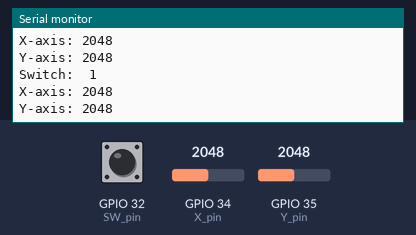
Simulated run of this sketch. Board: ESP32. Parts: the last lines printed to the serial monitor. The test bench sets the inputs (shaded band); at power-on: GPIO 34 (X_pin) = 2048, GPIO 35 (Y_pin) = 2048, GPIO 32 (SW_pin) HIGH.

Above: at 1.3 s.
1.4 s: GPIO 34 (X_pin) set to 2866
At 1.9 s:
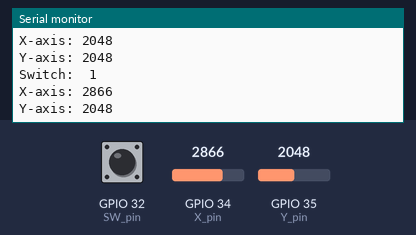
2.9 s: GPIO 35 (Y_pin) set to 2866
At 3.4 s:
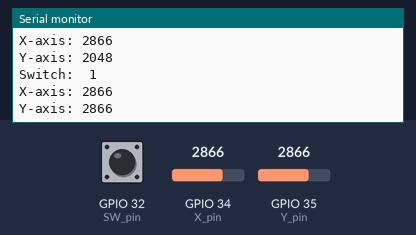
4.4 s: GPIO 32 (SW_pin) pulled LOW for 0.6 s
6.5 s: GPIO 34 (X_pin) set to 3603
At 6.9 s:
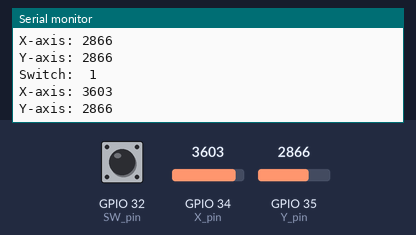
8.0 s: GPIO 35 (Y_pin) set to 3603
At 8.4 s:
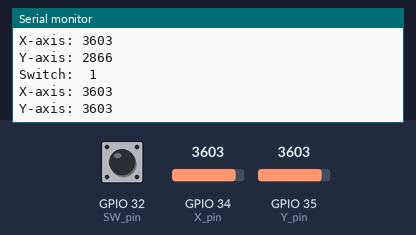
Timing chart, 0 to 10.5 s (numbered marks = the images above; inputs shaded):
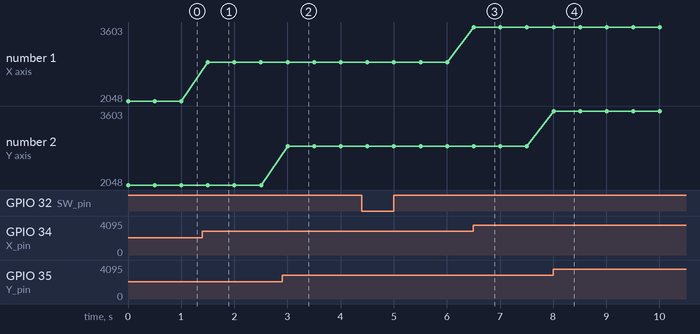

The sketch:

Taster-Test.ino
```cpp
#define SW_pin 32 // Der SW pin auf derm Joystick
#define X_pin 34 // x Koordinate - pin
#define Y_pin 35 // y Koordinate - pin

void setup() {
  pinMode(SW_pin, INPUT_PULLUP);// Den Taster über einen Pullup Wiederstand als input konfigurieren
  digitalWrite(SW_pin, HIGH);
  Serial.begin(115200);// Starten der Seriellen verbindung
}

void loop() {
  Serial.print("Switch:  ");
  Serial.print(digitalRead(SW_pin));
  Serial.print("\n");

  Serial.print("X-axis: ");
  Serial.print(analogRead(X_pin));
  Serial.print("\n");

  Serial.print("Y-axis: ");
  Serial.println(analogRead(Y_pin));
  Serial.print("\n\n");

  delay(500);
}
```

Measured:
- after the input at 1.4 s, the serial monitor: prints a new line after 0.10 s (image 1)
- after the input at 2.9 s, the serial monitor: prints a new line after 0.10 s (image 2)
- after the input at 6.5 s, the serial monitor: prints a new line at once (image 3)
- after the input at 8.0 s, the serial monitor: prints a new line at once (image 4)
- plotted number 1: 2048 → 2866 after the input at 1.4 s, 2866 → 3603 after the input at 6.5 s
